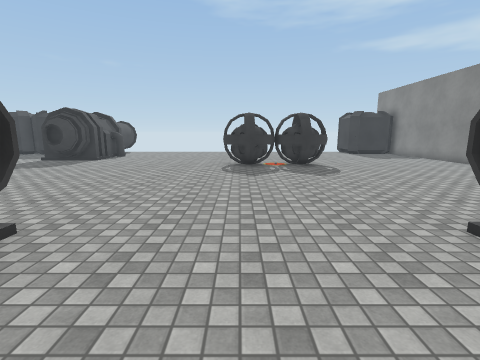
view 1 (above)

16 first-person views from a walk through a scene from a Unity 3-D project. The camera is 1.5 m above the floor, tilts 10° down and sees 85° across. The floor is counted in squares, 1 m on a side. Each view is taken from the middle of a square. On the plan, view 1 faces up. The plan holds only what a view shows up to about 14 squares ahead; the rest is blank. The player character is not drawn. Some animated figures are left out. Door leaves are left out, so doorways stand open. Surface patterns are stand-ins for the level's own textures.

view 2
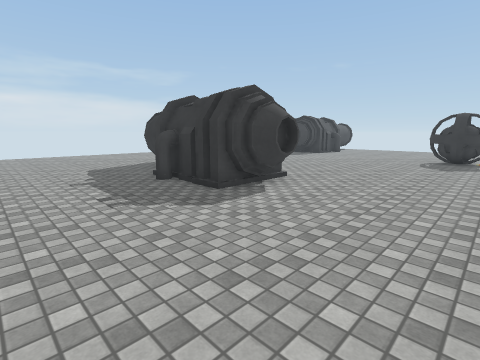

view 3
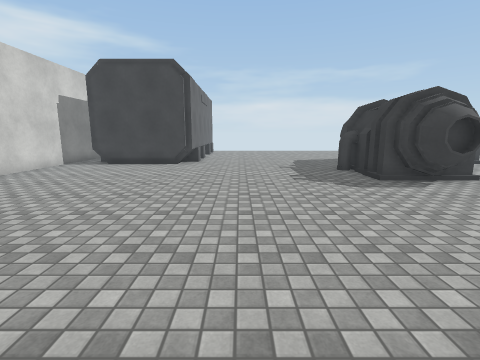

view 4
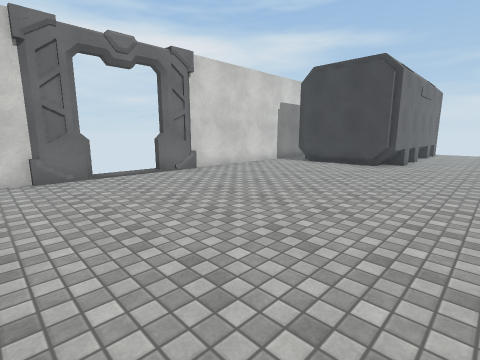

view 5
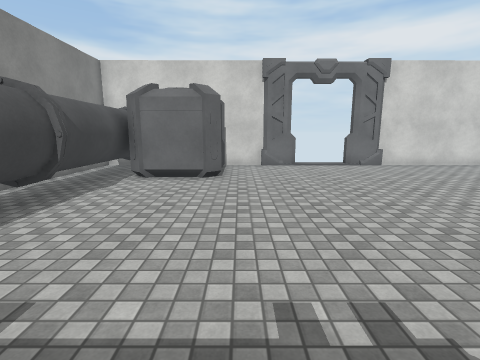

view 6
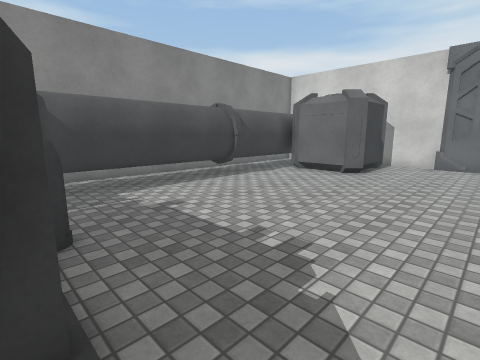

view 7
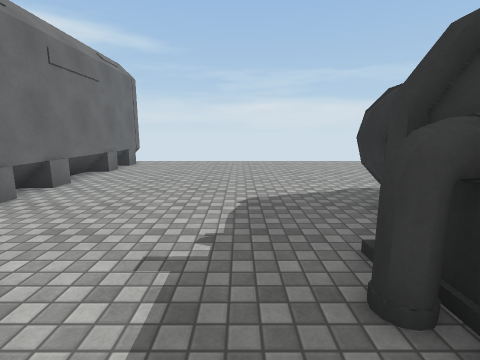

view 8
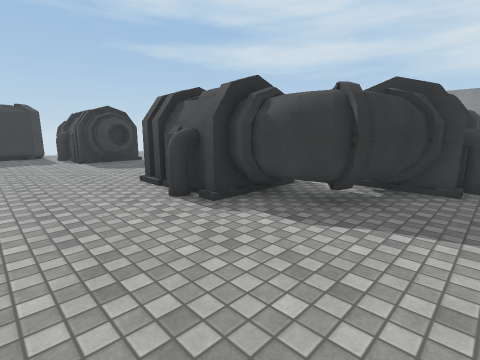

view 9
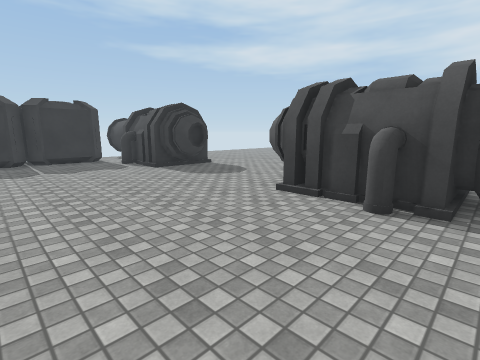

view 10
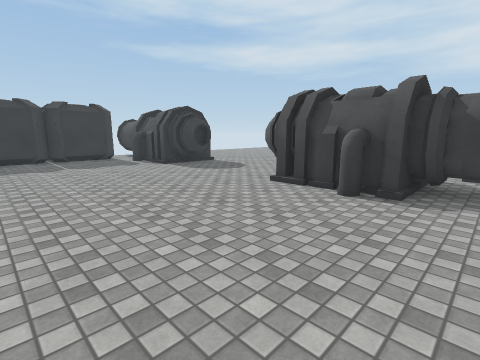

view 11
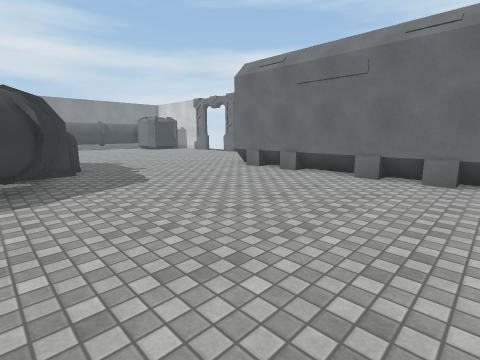

view 12
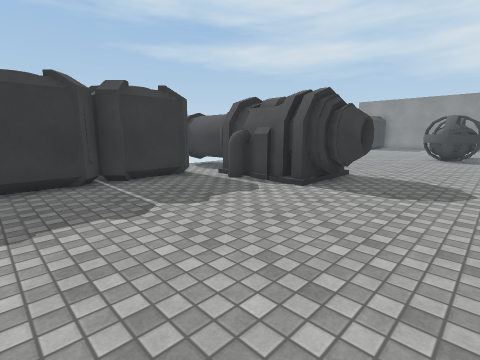

view 13
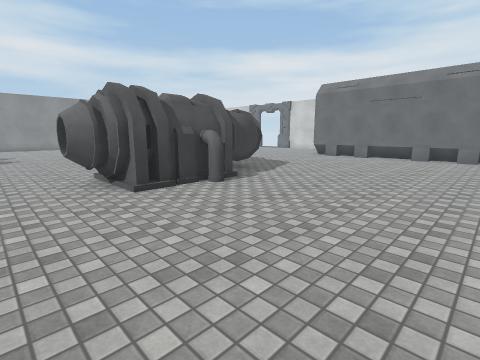

view 14
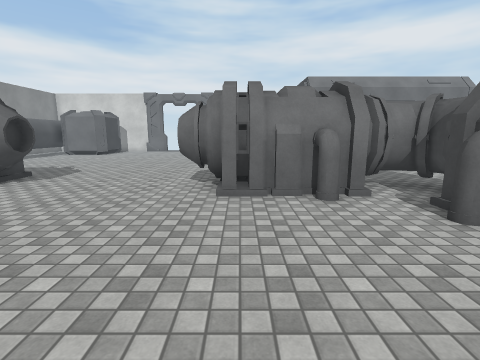

view 15
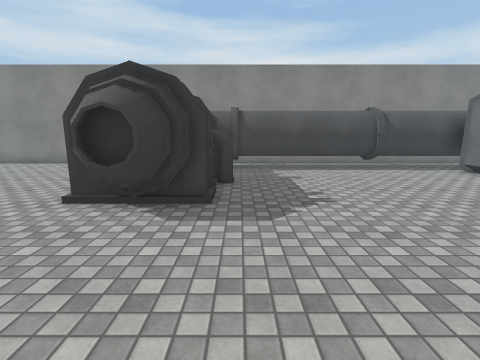

view 16
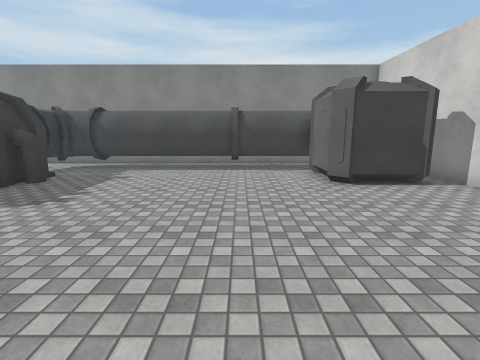

### Floor plan
Key: @ floor where view 1 was taken; # wall or solid block; . floor; D open door; P pipe; O other object.
Columns run from 18 left of view 1 to 12 right of it. Each row starts with its distance up from view 1.
 22    O   PP
 21    O   PP
 20 OOOOOOOPP
 19 OOOOOO##
 18 ......PP
 17 .......#
 16 .......#    ....
 15 .......###.......
 14 ........##........ O O .......#
 13 .................OOOOOO.......#
 12 ..................OOOOO.......#
 11 ..............................#
 10 ..............................#
  9 ........##....................#
  8 .......####..................
  7 .......#   .................
  6 ......PP  P...............
  5 .......####..............
  4 .......#PP OOOO.......#
  3 .......PPPPOOOOO.....##
  2 ........PPPOOOOOO....##   PPP
  1 .........PPOOOOO.....###P#PPP
  0 ............O.....@.....P..PP
 -1 ...........................OO
 -2 ...........................OO
 -3 ...........................OO
 -4 ...........................OOO
 -5 ...........................OOO
 -6 ...........................OOO
 -7 ###########................OO
 -8           #................OOO
 -9           #.............OOOOOO
-10           #.............OO  OO
-11           #.............O    O
-12          ...............O
-13          #########DDD#####

Where each view was taken, in squares from view 1:
view 1: 0 up, 0 right, facing up
view 2: 4 down, 2 right, facing up-left
view 3: 4 down, 5 right, facing left
view 4: 3 down, 5 right, facing down-left
view 5: 0 up, 5 right, facing down
view 6: 1 up, 2 right, facing down-right
view 7: 1 down, 4 left, facing left
view 8: 0 up, 15 left, facing up-right
view 9: 4 up, 17 left, facing up-right
view 10: 3 up, 18 left, facing up-right
view 11: 3 up, 18 left, facing down-right
view 12: 11 up, 18 left, facing up-right
view 13: 11 up, 18 left, facing down-right
view 14: 10 up, 4 left, facing down
view 15: 0 up, 2 left, facing right
view 16: 6 down, 2 left, facing right
